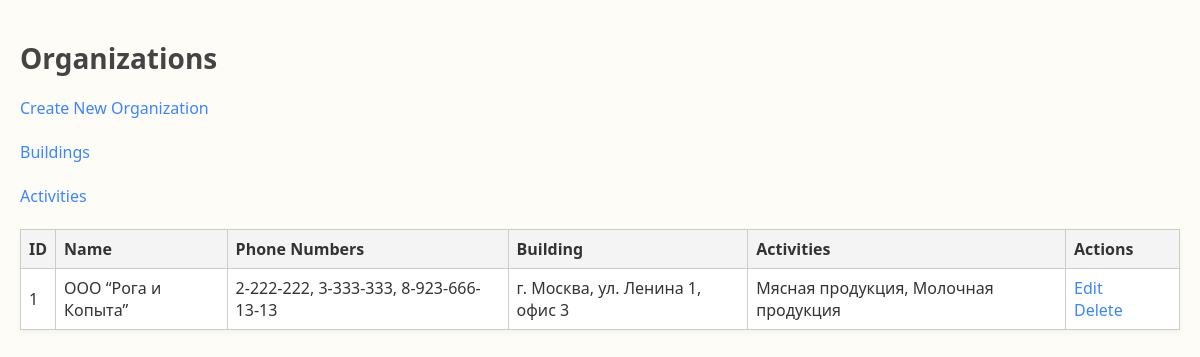
The page /organizations/ on the database its author committed.
### app/models.py (models this page shows)
class Organization(Base):
    __tablename__ = "organizations"
    id = Column(Integer, primary_key=True, index=True)
    name = Column(String, index=True, nullable=False)
    phone_numbers = Column(String)  # хранить через запятую
    building_id = Column(Integer, ForeignKey("buildings.id"))
    building = relationship("Building", back_populates="organizations")
    activities = relationship("Activity", secondary=organization_activity, back_populates="organizations")

class Building(Base):
    __tablename__ = "buildings"
    id = Column(Integer, primary_key=True, index=True)
    address = Column(String, unique=True, nullable=False)
    latitude = Column(Float, nullable=False)
    longitude = Column(Float, nullable=False)
    organizations = relationship("Organization", back_populates="building")

### app/routers/organizations.py (the view)
@router.get("/")
def list_organizations_web(request: Request, db: Session = Depends(deps.get_db)):
    orgs = db.query(models.Organization).all()
    for o in orgs:
        o.phone_numbers = o.phone_numbers.split(",") if o.phone_numbers else []
        if not hasattr(o, "activities") or o.activities is None:
            o.activities = []
    return templates.TemplateResponse("org_list.html", {"request": request, "organizations": orgs})

### app/templates/org_list.html (shortened to what this page needs)
<!DOCTYPE html>
<html>
<head>
    <link rel="stylesheet" href="/static/css/style.css">
</head>
<body>
    <h1>Organizations</h1>
    <a href="/organizations/org/new">Create New Organization</a><br><br>
    <a href="/buildings">Buildings</a><br><br>
    <a href="/activities">Activities</a><br><br>
    <table>
        <tr>
            <th>ID</th>
            <th>Name</th>
            <th>Phone Numbers</th>
            <th>Building</th>
            <th>Activities</th>
            <th>Actions</th>
        </tr>
        {% for org in organizations %}
        <tr>
            <td>{{ org.id }}</td>
            <td>{{ org.name }}</td>
            <td>{{ org.phone_numbers | join(", ") }}</td>
            <td>{{ org.building.address if org.building else '-' }}</td>
            <td>{% if org.activities %}{{ org.activities | map(attribute='name') | join(", ") }}{% else %}-{% endif %}</td>
            <td>
                <a href="/organizations/org/edit/{{ org.id }}">Edit</a>
                <a href="/organizations/org/delete/{{ org.id }}">Delete</a>
            </td>
        </tr>
        {% endfor %}
    </table>
</body>
</html>

### static/css/style.css (style rules this page uses)
body { font-family: "Segoe UI", Tahoma, Geneva, Verdana, sans-serif; background-color: #fdfcf7; color: #333; margin: 0; padding: 20px; }
h1 { font-size: 28px; margin-bottom: 20px; color: #444; }
a { text-decoration: none; color: #3a86ff; margin-right: 10px; transition: color 0.2s; }
table { border-collapse: collapse; width: 100%; margin-bottom: 20px; background-color: #fff; overflow: hidden; box-shadow: 0 2px 6px rgba(0,0,0,0.05); }
th, td { padding: 8px; text-align: left; border: 1px solid #ccc; }
th { background-color: #f4f4f4; font-weight: 600; }

### rows shown on the page
Organization: id "1", name "ООО “Рога и Копыта”", phone_numbers "2-222-222, 3-333-333, 8-923-666-13-13", building "г. Москва, ул. Ленина 1, офис 3", activities|map "Мясная продукция, Молочная продукция"
